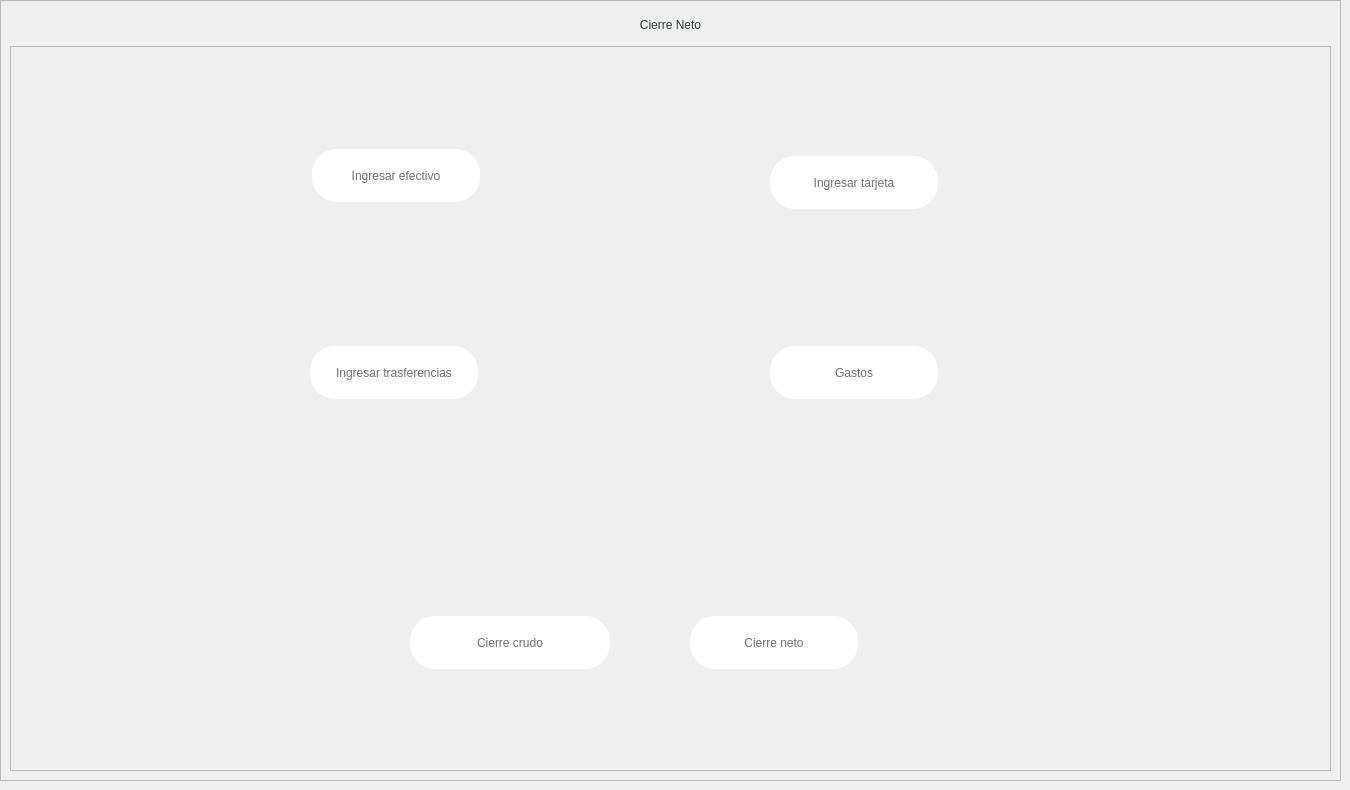
            <widget class="QWidget" name="page_7">
             <widget class="QFrame" name="frame_192">
              <property name="geometry">
               <rect>
                <x>0</x>
                <y>0</y>
                <width>1341</width>
                <height>781</height>
               </rect>
              </property>
              <property name="minimumSize">
               <size>
                <width>915</width>
                <height>0</height>
               </size>
              </property>
              <property name="frameShape">
               <enum>QFrame::StyledPanel</enum>
              </property>
              <property name="frameShadow">
               <enum>QFrame::Raised</enum>
              </property>
              <layout class="QVBoxLayout" name="verticalLayout_50">
               <item>
                <widget class="QLabel" name="label_70">
                 <property name="minimumSize">
                  <size>
                   <width>0</width>
                   <height>30</height>
                  </size>
                 </property>
                 <property name="maximumSize">
                  <size>
                   <width>16777215</width>
                   <height>30</height>
                  </size>
                 </property>
                 <property name="styleSheet">
                  <string notr="true">color: rgb(48, 60, 52);
font: bold 15pt &quot;Nunito&quot;;</string>
                 </property>
                 <property name="text">
                  <string>Cierre Neto</string>
                 </property>
                 <property name="alignment">
                  <set>Qt::AlignCenter</set>
                 </property>
                </widget>
               </item>
               <item>
                <widget class="QFrame" name="frame_193">
                 <property name="minimumSize">
                  <size>
                   <width>0</width>
                   <height>75</height>
                  </size>
                 </property>
                 <property name="frameShape">
                  <enum>QFrame::StyledPanel</enum>
                 </property>
                 <property name="frameShadow">
                  <enum>QFrame::Raised</enum>
                 </property>
                 <widget class="QFrame" name="frame_194">
                  <property name="geometry">
                   <rect>
                    <x>302</x>
                    <y>103</y>
                    <width>168</width>
                    <height>53</height>
                   </rect>
                  </property>
                  <property name="minimumSize">
                   <size>
                    <width>165</width>
                    <height>0</height>
                   </size>
                  </property>
                  <property name="maximumSize">
                   <size>
                    <width>200</width>
                    <height>16777215</height>
                   </size>
                  </property>
                  <property name="styleSheet">
                   <string notr="true">border-top-left-radius:25px;
border-top-right-radius:25px;
border-bottom-left-radius:25px;
border-bottom-right-radius:25px;
background-color: rgb(255, 255, 255);</string>
                  </property>
                  <property name="frameShape">
                   <enum>QFrame::StyledPanel</enum>
                  </property>
                  <property name="frameShadow">
                   <enum>QFrame::Raised</enum>
                  </property>
                  <widget class="QPushButton" name="btn_pdf_bitacora_35">
                   <property name="geometry">
                    <rect>
                     <x>9</x>
                     <y>9</y>
                     <width>150</width>
                     <height>35</height>
                    </rect>
                   </property>
                   <property name="minimumSize">
                    <size>
                     <width>150</width>
                     <height>35</height>
                    </size>
                   </property>
                   <property name="maximumSize">
                    <size>
                     <width>150</width>
                     <height>35</height>
                    </size>
                   </property>
                   <property name="styleSheet">
                    <string notr="true">QPushButton{
border:Opx;
border-top-left-radius:5px;
border-top-right-radius:5px;
border-bottom-left-radius:5px;
border-bottom-right-radius:5px;
color: rgb(111, 111, 111);
font: bold 9pt &quot;Nunito&quot;;
}

QPushButton:hover{
color: rgb(0,0,0);
font: bold 9pt &quot;Nunito&quot;;
border-top-left-radius:5px;
border-top-right-radius:5px;
border-bottom-left-radius:5px;
border-bottom-right-radius:5px;
background-color: #f0f0f0
}
</string>
                   </property>
                   <property name="text">
                    <string>Ingresar efectivo</string>
                   </property>
                   <property name="icon">
                    <iconset>
                     <normaloff>../../../.designer/backup/InterfaceImages/exportar.png</normaloff>../../../.designer/backup/InterfaceImages/exportar.png</iconset>
                   </property>
                  </widget>
                 </widget>
                 <widget class="QFrame" name="frame_195">
                  <property name="geometry">
                   <rect>
                    <x>400</x>
                    <y>570</y>
                    <width>200</width>
                    <height>53</height>
                   </rect>
                  </property>
                  <property name="minimumSize">
                   <size>
                    <width>200</width>
                    <height>0</height>
                   </size>
                  </property>
                  <property name="maximumSize">
                   <size>
                    <width>200</width>
                    <height>16777215</height>
                   </size>
                  </property>
                  <property name="styleSheet">
                   <string notr="true">border-top-left-radius:25px;
border-top-right-radius:25px;
border-bottom-left-radius:25px;
border-bottom-right-radius:25px;
background-color: rgb(255, 255, 255);</string>
                  </property>
                  <property name="frameShape">
                   <enum>QFrame::StyledPanel</enum>
                  </property>
                  <property name="frameShadow">
                   <enum>QFrame::Raised</enum>
                  </property>
                  <layout class="QHBoxLayout" name="horizontalLayout_58">
                   <item>
                    <widget class="QPushButton" name="btn_bitacora_ventas_11">
                     <property name="minimumSize">
                      <size>
                       <width>0</width>
                       <height>35</height>
                      </size>
                     </property>
                     <property name="maximumSize">
                      <size>
                       <width>16777215</width>
                       <height>35</height>
                      </size>
                     </property>
                     <property name="styleSheet">
                      <string notr="true">QPushButton{
border:Opx;
border-top-left-radius:5px;
border-top-right-radius:5px;
border-bottom-left-radius:5px;
border-bottom-right-radius:5px;
color: rgb(111, 111, 111);
font: bold 9pt &quot;Nunito&quot;;
}

QPushButton:hover{
color: rgb(0,0,0);
font: bold 9pt &quot;Nunito&quot;;
border-top-left-radius:5px;
border-top-right-radius:5px;
border-bottom-left-radius:5px;
border-bottom-right-radius:5px;
background-color: #f0f0f0
}
</string>
                     </property>
                     <property name="text">
                      <string>Cierre crudo</string>
                     </property>
                     <property name="icon">
                      <iconset>
                       <normaloff>../../../.designer/backup/InterfaceImages/direct-marketing.png</normaloff>../../../.designer/backup/InterfaceImages/direct-marketing.png</iconset>
                     </property>
                     <property name="iconSize">
                      <size>
                       <width>25</width>
                       <height>25</height>
                      </size>
                     </property>
                    </widget>
                   </item>
                  </layout>
                 </widget>
                 <widget class="QFrame" name="frame_196">
                  <property name="geometry">
                   <rect>
                    <x>300</x>
                    <y>300</y>
                    <width>168</width>
                    <height>53</height>
                   </rect>
                  </property>
                  <property name="minimumSize">
                   <size>
                    <width>165</width>
                    <height>0</height>
                   </size>
                  </property>
                  <property name="maximumSize">
                   <size>
                    <width>200</width>
                    <height>16777215</height>
                   </size>
                  </property>
                  <property name="styleSheet">
                   <string notr="true">border-top-left-radius:25px;
border-top-right-radius:25px;
border-bottom-left-radius:25px;
border-bottom-right-radius:25px;
background-color: rgb(255, 255, 255);</string>
                  </property>
                  <property name="frameShape">
                   <enum>QFrame::StyledPanel</enum>
                  </property>
                  <property name="frameShadow">
                   <enum>QFrame::Raised</enum>
                  </property>
                  <widget class="QPushButton" name="btn_pdf_bitacora_36">
                   <property name="geometry">
                    <rect>
                     <x>9</x>
                     <y>9</y>
                     <width>150</width>
                     <height>35</height>
                    </rect>
                   </property>
                   <property name="minimumSize">
                    <size>
                     <width>150</width>
                     <height>35</height>
                    </size>
                   </property>
                   <property name="maximumSize">
                    <size>
                     <width>150</width>
                     <height>35</height>
                    </size>
                   </property>
                   <property name="styleSheet">
                    <string notr="true">QPushButton{
border:Opx;
border-top-left-radius:5px;
border-top-right-radius:5px;
border-bottom-left-radius:5px;
border-bottom-right-radius:5px;
color: rgb(111, 111, 111);
font: bold 9pt &quot;Nunito&quot;;
}

QPushButton:hover{
color: rgb(0,0,0);
font: bold 9pt &quot;Nunito&quot;;
border-top-left-radius:5px;
border-top-right-radius:5px;
border-bottom-left-radius:5px;
border-bottom-right-radius:5px;
background-color: #f0f0f0
}
</string>
                   </property>
                   <property name="text">
                    <string>Ingresar trasferencias</string>
                   </property>
                   <property name="icon">
                    <iconset>
                     <normaloff>../../../.designer/backup/InterfaceImages/exportar.png</normaloff>../../../.designer/backup/InterfaceImages/exportar.png</iconset>
                   </property>
                  </widget>
                 </widget>
                 <widget class="QFrame" name="frame_197">
                  <property name="geometry">
                   <rect>
                    <x>760</x>
                    <y>300</y>
                    <width>168</width>
                    <height>53</height>
                   </rect>
                  </property>
                  <property name="minimumSize">
                   <size>
                    <width>165</width>
                    <height>0</height>
                   </size>
                  </property>
                  <property name="maximumSize">
                   <size>
                    <width>200</width>
                    <height>16777215</height>
                   </size>
                  </property>
                  <property name="styleSheet">
                   <string notr="true">border-top-left-radius:25px;
border-top-right-radius:25px;
border-bottom-left-radius:25px;
border-bottom-right-radius:25px;
background-color: rgb(255, 255, 255);</string>
                  </property>
                  <property name="frameShape">
                   <enum>QFrame::StyledPanel</enum>
                  </property>
                  <property name="frameShadow">
                   <enum>QFrame::Raised</enum>
                  </property>
                  <widget class="QPushButton" name="btn_pdf_bitacora_37">
                   <property name="geometry">
                    <rect>
                     <x>9</x>
                     <y>9</y>
                     <width>150</width>
                     <height>35</height>
                    </rect>
                   </property>
                   <property name="minimumSize">
                    <size>
                     <width>150</width>
                     <height>35</height>
                    </size>
                   </property>
                   <property name="maximumSize">
                    <size>
                     <width>150</width>
                     <height>35</height>
                    </size>
                   </property>
                   <property name="styleSheet">
                    <string notr="true">QPushButton{
border:Opx;
border-top-left-radius:5px;
border-top-right-radius:5px;
border-bottom-left-radius:5px;
border-bottom-right-radius:5px;
color: rgb(111, 111, 111);
font: bold 9pt &quot;Nunito&quot;;
}

QPushButton:hover{
color: rgb(0,0,0);
font: bold 9pt &quot;Nunito&quot;;
border-top-left-radius:5px;
border-top-right-radius:5px;
border-bottom-left-radius:5px;
border-bottom-right-radius:5px;
background-color: #f0f0f0
}
</string>
                   </property>
                   <property name="text">
                    <string>Gastos</string>
                   </property>
                   <property name="icon">
                    <iconset>
                     <normaloff>../../../.designer/backup/InterfaceImages/exportar.png</normaloff>../../../.designer/backup/InterfaceImages/exportar.png</iconset>
                   </property>
                  </widget>
                 </widget>
                 <widget class="QFrame" name="frame_198">
                  <property name="geometry">
                   <rect>
                    <x>680</x>
                    <y>570</y>
                    <width>168</width>
                    <height>53</height>
                   </rect>
                  </property>
                  <property name="minimumSize">
                   <size>
                    <width>165</width>
                    <height>0</height>
                   </size>
                  </property>
                  <property name="maximumSize">
                   <size>
                    <width>200</width>
                    <height>16777215</height>
                   </size>
                  </property>
                  <property name="styleSheet">
                   <string notr="true">border-top-left-radius:25px;
border-top-right-radius:25px;
border-bottom-left-radius:25px;
border-bottom-right-radius:25px;
background-color: rgb(255, 255, 255);</string>
                  </property>
                  <property name="frameShape">
                   <enum>QFrame::StyledPanel</enum>
                  </property>
                  <property name="frameShadow">
                   <enum>QFrame::Raised</enum>
                  </property>
                  <widget class="QPushButton" name="btn_pdf_bitacora_38">
                   <property name="geometry">
                    <rect>
                     <x>9</x>
                     <y>9</y>
                     <width>150</width>
                     <height>35</height>
                    </rect>
                   </property>
                   <property name="minimumSize">
                    <size>
                     <width>150</width>
                     <height>35</height>
                    </size>
                   </property>
                   <property name="maximumSize">
                    <size>
                     <width>150</width>
                     <height>35</height>
                    </size>
                   </property>
                   <property name="styleSheet">
                    <string notr="true">QPushButton{
border:Opx;
border-top-left-radius:5px;
border-top-right-radius:5px;
border-bottom-left-radius:5px;
border-bottom-right-radius:5px;
color: rgb(111, 111, 111);
font: bold 9pt &quot;Nunito&quot;;
}

QPushButton:hover{
color: rgb(0,0,0);
font: bold 9pt &quot;Nunito&quot;;
border-top-left-radius:5px;
border-top-right-radius:5px;
border-bottom-left-radius:5px;
border-bottom-right-radius:5px;
background-color: #f0f0f0
}
</string>
                   </property>
                   <property name="text">
                    <string>Cierre neto</string>
                   </property>
                   <property name="icon">
                    <iconset>
                     <normaloff>../../../.designer/backup/InterfaceImages/exportar.png</normaloff>../../../.designer/backup/InterfaceImages/exportar.png</iconset>
                   </property>
                  </widget>
                 </widget>
                 <widget class="QFrame" name="frame_199">
                  <property name="geometry">
                   <rect>
                    <x>760</x>
                    <y>110</y>
                    <width>168</width>
                    <height>53</height>
                   </rect>
                  </property>
                  <property name="minimumSize">
                   <size>
                    <width>165</width>
                    <height>0</height>
                   </size>
                  </property>
                  <property name="maximumSize">
                   <size>
                    <width>200</width>
                    <height>16777215</height>
                   </size>
                  </property>
                  <property name="styleSheet">
                   <string notr="true">border-top-left-radius:25px;
border-top-right-radius:25px;
border-bottom-left-radius:25px;
border-bottom-right-radius:25px;
background-color: rgb(255, 255, 255);</string>
                  </property>
                  <property name="frameShape">
                   <enum>QFrame::StyledPanel</enum>
                  </property>
                  <property name="frameShadow">
                   <enum>QFrame::Raised</enum>
                  </property>
                  <widget class="QPushButton" name="btn_pdf_bitacora_39">
                   <property name="geometry">
                    <rect>
                     <x>9</x>
                     <y>9</y>
                     <width>150</width>
                     <height>35</height>
                    </rect>
                   </property>
                   <property name="minimumSize">
                    <size>
                     <width>150</width>
                     <height>35</height>
                    </size>
                   </property>
                   <property name="maximumSize">
                    <size>
                     <width>150</width>
                     <height>35</height>
                    </size>
                   </property>
                   <property name="styleSheet">
                    <string notr="true">QPushButton{
border:Opx;
border-top-left-radius:5px;
border-top-right-radius:5px;
border-bottom-left-radius:5px;
border-bottom-right-radius:5px;
color: rgb(111, 111, 111);
font: bold 9pt &quot;Nunito&quot;;
}

QPushButton:hover{
color: rgb(0,0,0);
font: bold 9pt &quot;Nunito&quot;;
border-top-left-radius:5px;
border-top-right-radius:5px;
border-bottom-left-radius:5px;
border-bottom-right-radius:5px;
background-color: #f0f0f0
}
</string>
                   </property>
                   <property name="text">
                    <string>Ingresar tarjeta</string>
                   </property>
                   <property name="icon">
                    <iconset>
                     <normaloff>../../../.designer/backup/InterfaceImages/exportar.png</normaloff>../../../.designer/backup/InterfaceImages/exportar.png</iconset>
                   </property>
                  </widget>
                 </widget>
                </widget>
               </item>
              </layout>
             </widget>
            </widget>
